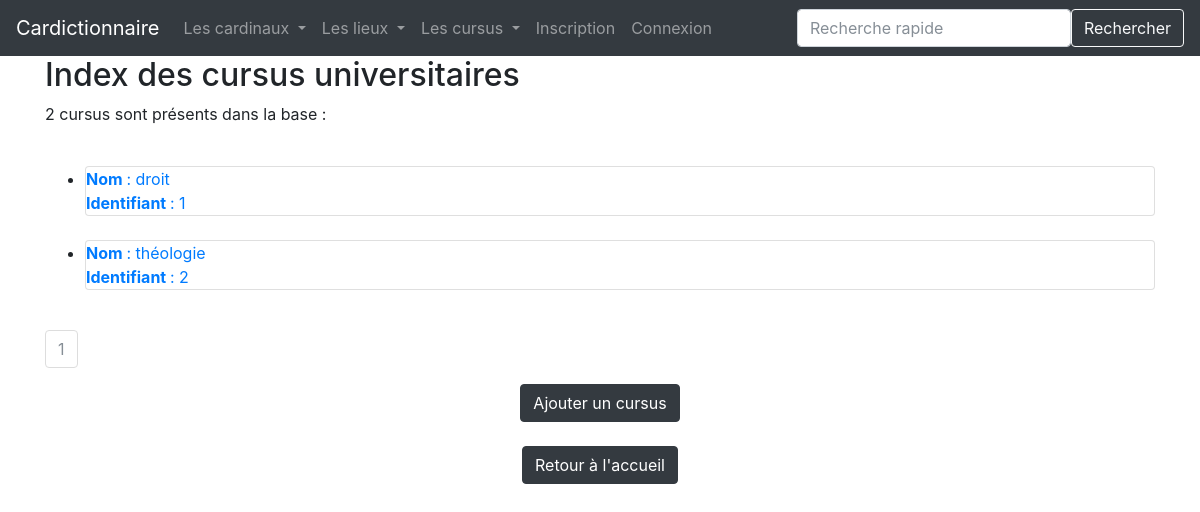
Page /index_formations on the committed database.
### app/modeles/donnees.py (models this page shows, shortened)
class Formation(db.Model):
    __tablename__ = "formation"
    formation_id = db.Column(db.Integer, unique=True, nullable=False, primary_key=True, autoincrement=True)
    formation_cursus = db.Column(db.Text)
    etudes = db.relationship("Etudes", back_populates="formation")
    authorships = db.relationship("Authorship", back_populates="formation")

### app/routes/generic.py (the view)
@app.route("/index_formations")
def index_formations():
    page = request.args.get("page", 1)
    if isinstance(page, str) and page.isdigit():
        page = int(page)
    else:
        page = 1
    resultats = Formation.query.order_by(Formation.formation_cursus).paginate(page=page, per_page=RESULTATS_PAR_PAGE)
    return render_template("pages/index_formations.html", resultats=resultats, formation=formation)

### app/templates/pages/index_formations.html (shortened to what this page needs)
{% extends "conteneur.html" %}
{% block corps %}
<div class="centrer_contenu">
    <h2>Index des cursus universitaires</h2>
    {% if resultats %}
    <p>{{resultats.total}} cursus sont présents dans la base :</p>
    <br>
    <ul>
        {% for formation in resultats.items %}
        <li><div class="card"><a href="{{url_for('formation', formation_id=formation.formation_id)}}">
            <b>Nom </b>: {{formation.formation_cursus}}<br/>
            <b> Identifiant </b> : {{formation.formation_id}}
        </a></div></li><br/>
        {% endfor %}
    </ul>
    <nav aria-label="research-pagination">
        <ul class="pagination">
            {%- for page in resultats.iter_pages() %}
            {% if page %}
            {% if page != resultats.page %}
            <li class="page-item">
                <a class="page-link" href="{{ url_for('index_formations', page=page) }}">{{page}}</a>
            </li>
            {% else %}
            <li class="page-item active disabled">
                <a class="page-link">{{page}} <span class="sr-only">(actuelle)</span></a>
            </li>
            {% endif %}
            {% else %}
            <li class="page-item disabled">
                <a class="page-link">...</a>
            </li>
            {% endif %}
            {%- endfor %}
        </ul>
    </nav>
    {% endif %}
    <div align="center">
        <a href="{{url_for('formation_add')}}" class="btn btn-dark">Ajouter un cursus</a>
        <br>
        <br>
        <a href="{{url_for('accueil')}}" class="btn btn-dark">Retour à l'accueil</a>
    </div>
</div>
{% endblock %}

### rows in the picture
Formation: formation_cursus "droit", formation_id "1"
Formation: formation_cursus "théologie", formation_id "2"

### other values in the picture
{{ resultats.total }} "2"
{{ page }} "1"
